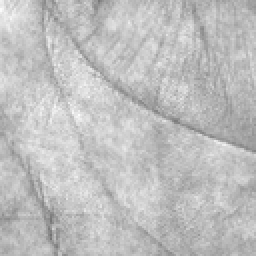
%> input picture 31_LDDBP/1.bmp, 128 x 128 px (shown 2 times larger)
$ octave LDDBP_method.m   (GNU Octave 9; MATLAB toolbox functions it lacks are replaced by stand-ins)
%> lines starting %> are read from the running program, lines starting %| are printed output that depends on the picture
### 31_LDDBP/lddp_coding.m
function [fir_pat sec_pat] = lddp_coding(img2)

load('gaborfilter.mat');

img = double(255-img2);
% get img's size
[row col]= size(img);
% the length of code equals the quantity of filters
code_length = length(filters);
% initialize an array to store the convolutional results
d_response = zeros(row, col, code_length+2);

% do the convolutional process,
% and results are stored in the boxes from 2-13
filter_size = code_length;
for k=1:filter_size
    d_response(:,:,k+1) = (conv2(img, filters{k}, 'same'));
end
% box1 equals box13 | box14 equals box2
d_response(:,:,1) = d_response(:,:,code_length+1);
d_response(:,:,code_length+2) = d_response(:,:,2);

% encode lddbp code
mul_code = zeros(row, col, code_length);
for k=1:code_length
    mul_code(:,:,k) = d_response(:,:,k+1)>d_response(:,:,k);
end

% do some preparation for comparison of code
temp_code = zeros(code_length,1);
temp_response = zeros(code_length+2,1);
code1 = zeros(row, col);
code2 = zeros(row, col);

% comparison begin
for i=1:row
    for j=1:col
        temp_code(:) = mul_code(i,j,:);
        temp_response(:) = d_response(i,j,:);

        [d_res, s_res] = direction_multim(temp_code,temp_response(2:13));

        res_size = size(d_res,1);
        if (res_size == 0)
            continue;
        else
            d1 = d_res(1,1);
            tc = dpcode(temp_response, d1);
            s1 = s_res(1,1);
            code1(i,j) = (tc-1)*11 + mod(12+s1-d1,12);

            if (res_size >= 2)
                fd2 = d_res(2,1);
                tcc = dpcode(temp_response, fd2);
                sd2 = s_res(2,1);
                code2(i,j) = (tcc-1)*11 + mod(sd2+12-fd2,12);
            end

        end
    end
end
% return Lm(fir_pat) and Ls(sec_pat)
fir_pat = code1;
sec_pat = code2;

end

### 31_LDDBP/lddbp_matching_score.m
function score = lddbp_matching_score(vec1, vec2)

    block_num = 64;
    st_i = vec1;
    st_j = vec2;

    st_cha = st_i-st_j;
    st_cha2 = st_cha.*st_cha;
    st_un = st_i+st_j;
    I = find(st_un ~= 0);
    st_sum = st_cha2(I)./st_un(I);
    score = sum(st_sum)/block_num;

end

### 31_LDDBP/LDDBP_method.m
clc;
clear all;

img_size = 128;
row_col = img_size*img_size;
row = img_size;
col = img_size;

img1 = imread('1.bmp');
%> img1 is the input picture: size 128x128 uint8; min 114, max 253, mean 191
img2 = imread('2.bmp');
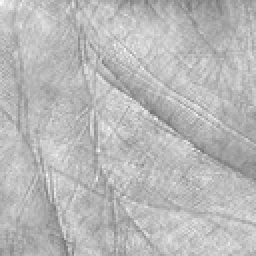
%> input picture 31_LDDBP/2.bmp, 128 x 128 px (shown 2 times larger)
%> img2 is the input picture: size 128x128 uint8; min 113, max 254, mean 184.6


[fir_code_1(:,:) fir_code_2(:,:)]= lddp_coding(img1);
%> in lddp_coding, `img = double(255-img2);`:
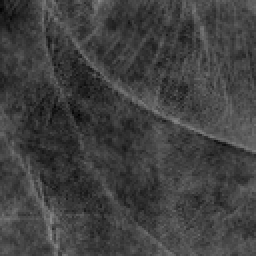
%> img: size 128x128 double (shown 2 times larger); min 2, max 141, mean 64
%> after the loop in lddp_coding, `for i=1:row`:
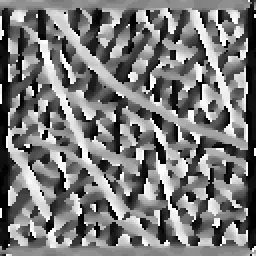
%> code1: size 128x128 double (shown 2 times larger); min 2, max 263, mean 126.4; drawn with min black and max white
%> after the loop in lddp_coding, `for i=1:row`:
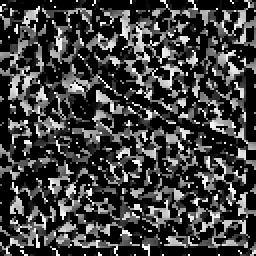
%> code2: size 128x128 double (shown 2 times larger); min 0, max 264, mean 65.4; drawn with min black and max white
%> after the loop in lddp_coding, `for i=1:row`: d1 = 10; fd2 = 9; s1 = 4; sd2 = 10; tc = 20; tcc = 18; temp_code = [0; 0; 0; 0; 1; 1; 1; 1; 1; 1; 0; 0]; temp_response = [2.67; 1.3; -0.573; -1.78; -2.12; -1.86; -0.783; 1.06; 2.56; 3.06; 3.09; 3.06; 2.67; 1.3]
[sec_code_1(:,:) sec_code_2(:,:)]= lddp_coding(img2);
%> in lddp_coding (call 2), `img = double(255-img2);`:
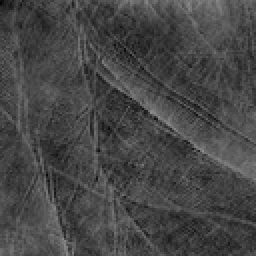
%> img: size 128x128 double (shown 2 times larger); min 1, max 142, mean 70.4
%> after the loop in lddp_coding (call 2), `for i=1:row`:
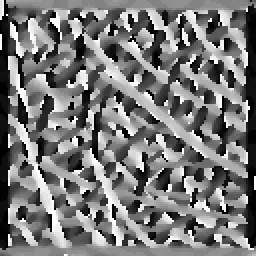
%> code1: size 128x128 double (shown 2 times larger); min 2, max 263, mean 125.8; drawn with min black and max white
%> after the loop in lddp_coding (call 2), `for i=1:row`:
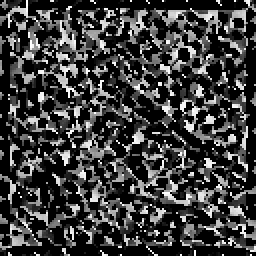
%> code2: size 128x128 double (shown 2 times larger); min 0, max 264, mean 63.5; drawn with min black and max white
%> after the loop in lddp_coding (call 2), `for i=1:row`: d1 = 9; fd2 = 12; sd2 = 11; tc = 18; tcc = 24; temp_code = [0; 0; 0; 0; 1; 1; 1; 1; 1; 0; 0; 0]; temp_response = [2.21; 1.11; -0.142; -0.881; -1.07; -0.816; 0.154; 1.72; 2.86; 3.13; 3.02; 2.76; 2.21; 1.11]

%=================================================================
% block size is 16, there are 8*8 blocks(bk_num) in total
bk_size = 16; bk_size2 = bk_size*bk_size;
bk_num = floor(img_size/bk_size);

binCenter = 1:264;
secCenter = 1:264;

firvector1 = [];
firvector2 = [];
% the range is 1-8, generate first img's lddbp descriptor
for r = 1:bk_num
    for c = 1:bk_num
% initialize the index of start and end
% begin at certain block's start and finish at the end of that block
        r_start = (r-1)*bk_size+1;
        r_end = r*bk_size;

        if r_end > (img_size)
            r_end = (img_size);
        end

        c_start = (c-1)*bk_size+1;
        c_end = c*bk_size;
        if c_end > (img_size)
            c_end = (img_size);
        end

        fir_temp1 = fir_code_1(r_start:r_end, c_start:c_end);
%         transfer rows to columns and eliminate 0
        fir_temp1(find(fir_temp1==0)) = [];
%         compute Lm histogram
        firvector1 = [firvector1 hist(fir_temp1(:), binCenter)/bk_size2];

        fir_temp2 = fir_code_2(r_start:r_end, c_start:c_end);
%         transfer rows to columns and eliminate 0
        fir_temp2(find(fir_temp2==0)) = [];
%         compute Ls histogram
        firvector2 = [firvector2 hist(fir_temp2(:), secCenter)/bk_size2];

    end
end
%> after the loop, fir_temp2 = 116 values, max 264 at index 55, min 10 at index 103, mean 132.4
% concatenate the Lm and Ls descriptor
lddbp_block_code_1 = [firvector1'; firvector2'];

% the range is 1-8, generate second img's lddbp descriptor
firvector1 = [];
firvector2 = [];
for r = 1:bk_num
    for c = 1:bk_num
        r_start = (r-1)*bk_size+1;
        r_end = r*bk_size;

        if r_end > (img_size)
            r_end = (img_size);
        end

        c_start = (c-1)*bk_size+1;
        c_end = c*bk_size;
        if c_end > (img_size)
            c_end = (img_size);
        end

        fir_temp1 = sec_code_1(r_start:r_end, c_start:c_end);
        fir_temp1(find(fir_temp1==0)) = [];
        firvector1 = [firvector1 hist(fir_temp1(:), binCenter)/bk_size2];

        fir_temp2 = sec_code_2(r_start:r_end, c_start:c_end);
        fir_temp2(find(fir_temp2==0)) = [];
        firvector2 = [firvector2 hist(fir_temp2(:), secCenter)/bk_size2];

    end
end
%> after the loop, fir_temp2 = 126 values, max 264 at index 106, min 1 at index 14, mean 135.5

lddbp_block_code_2 = [firvector1'; firvector2'];

matching_score = lddbp_matching_score(lddbp_block_code_1, lddbp_block_code_2);
%> in lddbp_matching_score, `I = find(st_un ~= 0);`: I = 15082 values from 3 to 33792
%> in lddbp_matching_score, `score = sum(st_sum)/block_num;`: score = 1.54
%> matching_score = 1.54

matching_score
%> matching_score = 1.54
